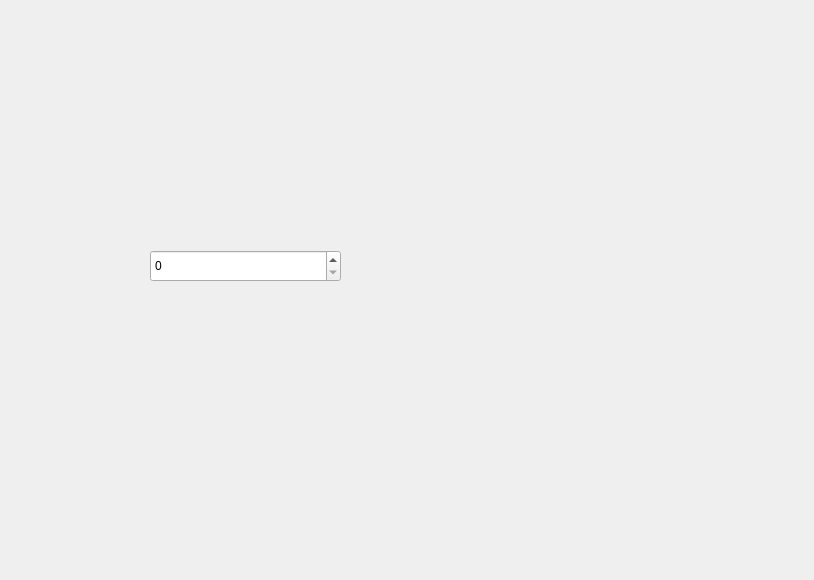
<?xml version="1.0" encoding="UTF-8"?>
<ui version="4.0">
 <class>Form</class>
 <widget class="QWidget" name="Form">
  <property name="geometry">
   <rect>
    <x>0</x>
    <y>0</y>
    <width>814</width>
    <height>580</height>
   </rect>
  </property>
  <property name="minimumSize">
   <size>
    <width>0</width>
    <height>0</height>
   </size>
  </property>
  <property name="windowTitle">
   <string>Form</string>
  </property>
  <widget class="QWidget" name="verticalLayoutWidget">
   <property name="geometry">
    <rect>
     <x>100</x>
     <y>120</y>
     <width>160</width>
     <height>80</height>
    </rect>
   </property>
   <layout class="QVBoxLayout" name="verticalLayout">
    <item>
     <layout class="QFormLayout" name="formLayout"/>
    </item>
   </layout>
  </widget>
  <widget class="QSpinBox" name="spinBox">
   <property name="geometry">
    <rect>
     <x>150</x>
     <y>250</y>
     <width>191</width>
     <height>32</height>
    </rect>
   </property>
   <property name="sizePolicy">
    <sizepolicy hsizetype="Expanding" vsizetype="Fixed">
     <horstretch>0</horstretch>
     <verstretch>0</verstretch>
    </sizepolicy>
   </property>
  </widget>
 </widget>
 <resources/>
 <connections/>
</ui>
